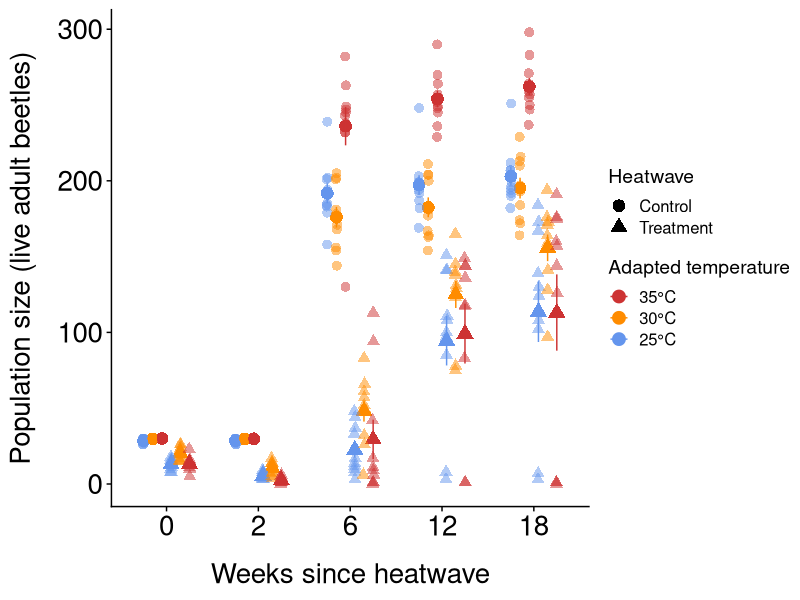
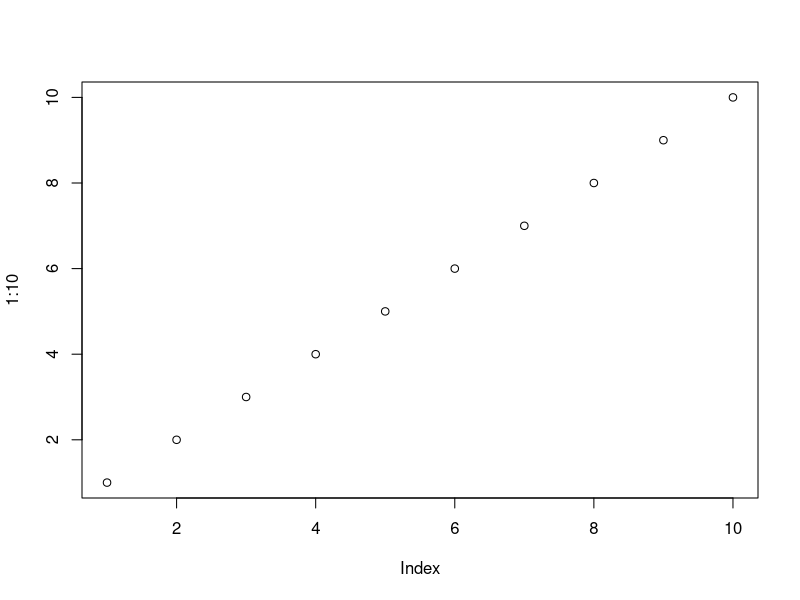
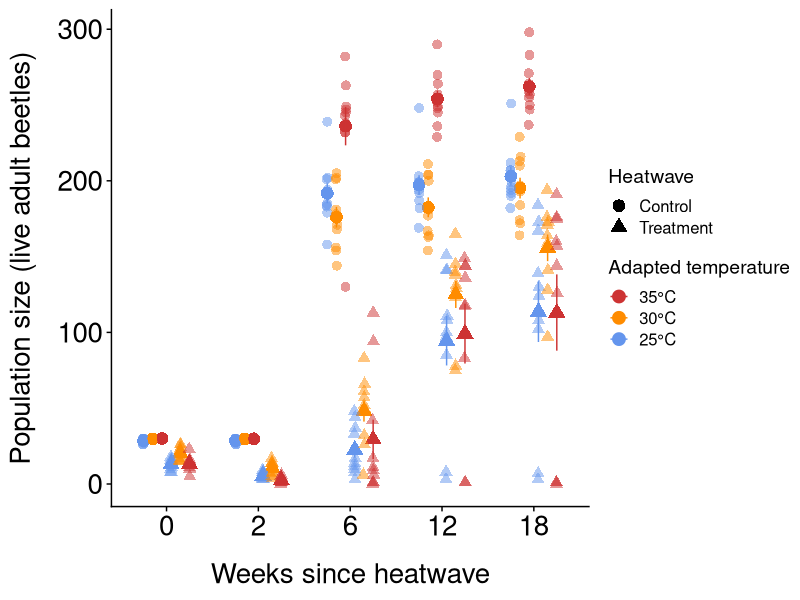
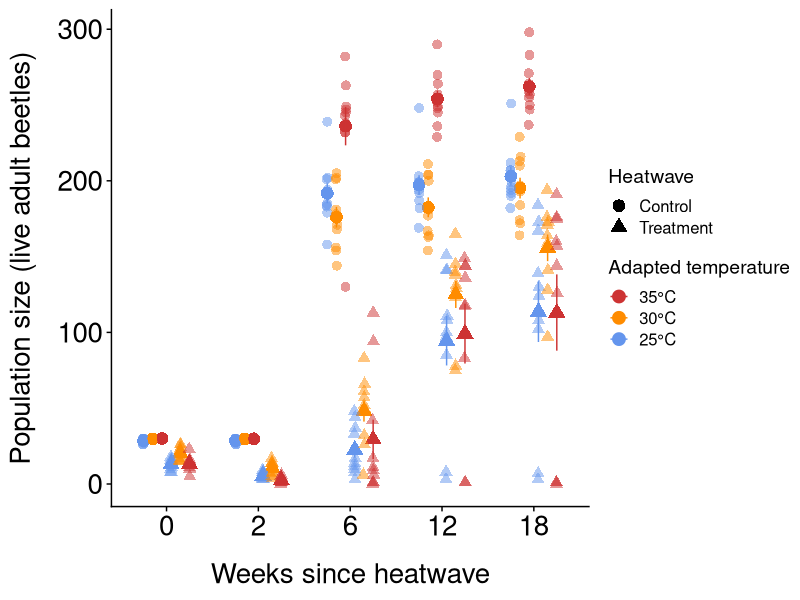

Generate these figures, in order, with R:

#load the packages that I need for this code
library(ggplot2)
library(tidyverse)
library(cowplot)
library(ggpubr)
library(dplyr)
library(car) #in order to run type 2 anovas

#Tess's ggplot theme
theme_tess <- function () { 
  theme_cowplot()+ #cowplot is an existing nice looking plot type thing
    theme(axis.title.y = element_text(margin = margin(t = 0, r = 15, b = 0, l = 0)))+
    theme(axis.title.x = element_text(margin = margin(t = 15, r = 0, b = 0, l = 0)))+
    theme(axis.text.x=element_text(size=20))+
    theme(axis.text.y=element_text(size=20))+
    theme(axis.title.x=element_text(size=20))+
    theme(axis.title.y=element_text(size=20))+
    theme(plot.title = element_text(hjust = 0.5,size=20))+
    theme(axis.title.y=element_text(size=20))
}

#get data in

#TESS NOTE: YOU SHOULD ONLY HAVE ONE DATASET WITH ALL THE DATA, NOT TWO. I CHANGED IT
data <-read.csv("./data/heatwavepopulation.csv",stringsAsFactors = FALSE,
                strip.white = TRUE, na.strings = c("NA",""))

 
#### MAIN PLOT

#make heatwave and adpated_temp factors
data$heatwave <- factor(data$heatwave, levels = c(0, 1))
  
data$adapted_temp<-as.factor(data$adapted_temp) #make adapted temp into a factor so we can color code by it in the plot

data$weeks_since_heatwave <- factor(data$weeks_since_heatwave, 
                                    levels = c( "0", "2", "6", "12", "18"))
 
 # controls <- data %>%
 #   filter(heatwave == "0", weeks_since_heatwave %in% c("0", "2", "6", "12"))
  
#calculate summary stats
  summary_data <- data %>%
    group_by(adapted_temp, heatwave, weeks_since_heatwave) %>%
    summarise(mean = mean(alive),
              n=n(),
              sd = sd(alive),
              se = sd / sqrt(n))
  summary_data$heatwave <- factor(summary_data$heatwave, levels = c(0, 1))
  summary_data$group_id <- interaction(summary_data$adapted_temp, summary_data$heatwave)
  data$group_id <- interaction(data$adapted_temp, data$heatwave)
  

#create plot
#TESS SAYS: i reduced the jitter so its easier to see what's going on
 
p <- ggplot(summary_data, aes(x = weeks_since_heatwave, y = mean, 
                              color = adapted_temp, shape = heatwave, 
                              group = group_id)) +
    geom_point(size = 4, position = position_dodge(width = 0.6)) +
    scale_x_discrete(expand = c(0.9, 2)) +
    geom_jitter(data = data, #jitter points
                aes(x = weeks_since_heatwave, y = alive, 
                    color = adapted_temp, shape = heatwave, group = group_id),
                position = position_jitterdodge(jitter.width = 0.05, 
                                                dodge.width = 0.6), 
                size = 3, alpha = 0.5) +
    geom_errorbar(aes(ymin = mean - se, ymax = mean + se), #add error bars
                  position = position_dodge(width = 0.6),
                  width = 0) +
    scale_shape_manual(values = c("0" = 16, "1" = 17),  #assign shapes to heatwave
                       name = "Heatwave",
                       labels = c("0" = "Control", "1" = "Treatment")) +
    scale_color_manual(values = c("cornflowerblue", "darkorange", "brown3"),
                       name = "Adapted temperature",
                       labels = c("25°C", "30°C", "35°C"),
                       breaks = c("25", "30", "35"),
                       guide = guide_legend(reverse = TRUE)) +
    xlab("Weeks since heatwave") +     #add x- and y-axis labels
    ylab("Population size (live adult beetles)") +
    scale_x_discrete (breaks = c("0", "2", "6", "12", "18"), 
                      labels = c("0", "2", "6", "12", "18")) +
    scale_x_discrete (breaks = c("0", "2", "6", "12","18"), 
                      labels = c("0", "2", "6", "12","18")) +
    theme_tess()

windows();p #enables plot to open on a PC
  
quartz()         # Opens a new plotting window
plot(1:10)       # Your plot appears in that window
print(p) #this opens the plot in a new window
  

#saves the plot
ggsave(file="./figures/Taresapopsizefigure.pdf", p, 
       width = 35, height = 22, units = "cm") #close the file before you save


#### ANOVAs

#TWO-way ANOVAs

##TESS NOTE: For all weeks I changed the way this is set up but it does basically the same thing as you had
#but now it makes a linear model and then runs an anova on that model
#and with the "car" package you can run a Type 2 sums of squares ANOVA which is preferred (look into why)

#Week 0
week0data <- data %>%
  filter(weeks_since_heatwave == "0")

lm_week0<-lm(alive~adapted_temp*heatwave,data=week0data)
Anova(lm_week0,type="2")
#signficant interaction

#Week 2
week2data <- data %>%
    filter(weeks_since_heatwave == "2")
  
lm_week2<-lm(alive~adapted_temp*heatwave,data=week2data)
Anova(lm_week2,type="2")
#significant interaction
  
#Week 6
week6data <- data %>%
    filter(weeks_since_heatwave == "6")
  
lm_week6<-lm(alive~adapted_temp*heatwave,data=week6data)
Anova(lm_week6,type="2")
#significant interaction
  
#Week 12
week12data <- data %>%
    filter(weeks_since_heatwave == "12")

lm_week12<-lm(alive~adapted_temp*heatwave,data=week12data)
Anova(lm_week12,type="2")
#significant interaction

#Week 18
week18data <- data %>%
  filter(weeks_since_heatwave == "18")

lm_week18<-lm(alive~adapted_temp*heatwave,data=week18data)
Anova(lm_week18,type="2")
#significant interaction


#ONE-way ANOVAs - only treatment data 

#TESS SAYS: for weeks 2, 6 and 12 you had it coded so it was actually only keeping the NO heatave (control) data (heatwave == "0")- i changed it so it's just the heatwave data now
#TESS SAYS: Taresa I'll let you change the way the ANOVAS are run for the ones below to match what I did above (linear model then type 2 anova using "Anova" from the car package)
  
#Week 0
t_week0data <- data %>%
    filter(weeks_since_heatwave == "0",
          heatwave == "1")
 
t_week0anova <- aov(alive ~ adapted_temp, data = t_week0data)

summary(t_week0anova)
 
#Week 2
 t_week2data <- data %>%
   filter(weeks_since_heatwave == "2",
          heatwave == "1")
 
 t_week2anova <- aov(alive ~ adapted_temp, data = t_week2data)
 
 summary(t_week2anova)
 
  #Week 6
 t_week6data <- data %>%
   filter(weeks_since_heatwave == "6",
          heatwave == "1")
 
 t_week6anova <- aov(alive ~ adapted_temp, data = t_week6data)
 
 summary(t_week6anova)
 
  #Week 12
 t_week12data <- data %>%
   filter(weeks_since_heatwave == "12",
          heatwave == "1")
 
 t_week12anova <- aov(alive ~ adapted_temp, data = t_week12data)

  summary(t_week12anova)
 
  
